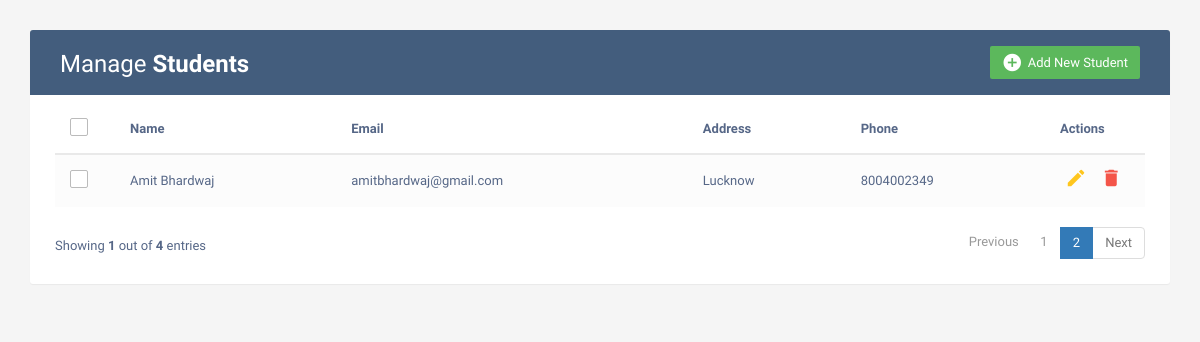
Screenshot of /?page=2 with the database file from the repository.
### student_app/models.py (models this page shows, shortened)
class Student(models.Model):
    name=models.CharField(max_length=100)
    email=models.EmailField(max_length=200)
    address=models.CharField(max_length=255)
    phone=models.CharField(max_length=15)
    added_on = models.DateTimeField(auto_now_add=True)
    class Meta:
        verbose_name_plural='Student Table'

### student_management_project/views.py (the view)
# urls.py: path('', home_page,name='home'),
def home_page(request):
    student_data = Student.objects.all()
    paginator = Paginator(student_data, 3)
    page_number = request.GET.get('page')
    students = paginator.get_page(page_number)
    return render(request, 'index.html', {'students': students})

### templates/index.html (shortened to what this page needs)
<!DOCTYPE html>
<html lang="en">
<head>
	<link rel="stylesheet" href="https://maxcdn.bootstrapcdn.com/font-awesome/4.7.0/css/font-awesome.min.css">
	<link rel="stylesheet" href="https://maxcdn.bootstrapcdn.com/bootstrap/3.3.7/css/bootstrap.min.css">
	<link rel="stylesheet" href="/static/css/style.css">
<body>
	<div class="container">
		<div class="table-wrapper">
			<div class="table-title">
				<div class="row">
					<div class="col-sm-6">
						<h2>Manage <b>Students</b></h2>
					</div>
					<div class="col-sm-6">
						<a href="#addEmployeeModal" class="btn btn-success" data-toggle="modal"><i
								class="material-icons">&#xE147;</i> <span>Add New Student</span></a>
					</div>
				</div>
			</div>
			<table class="table table-striped table-hover">
				<thead>
					<tr>
						<th>
							<span class="custom-checkbox">
								<label for="selectAll"></label>
							</span>
						</th>
						<th>Name</th>
						<th>Email</th>
						<th>Address</th>
						<th>Phone</th>
						<th>Actions</th>
					</tr>
				</thead>
				<tbody>
					{% for i in students %}
					<tr>
						<td>
							<span class="custom-checkbox">
								<label for="checkbox1"></label>
							</span>
						</td>
						<td> {{i.name}} </td>
						<td>{{i.email}}</td>
						<td>{{i.address}}</td>
						<td>{{i.phone}}</td>
						<td>
							<a href="#editEmployeeModal{{i.id}}" class="edit" data-toggle="modal"><i
									class="material-icons" data-toggle="tooltip" title="Edit">&#xE254;</i></a>
							<a href="#deleteEmployeeModal{{ i.id }}" class="delete" data-toggle="modal">
								<i class="material-icons" data-toggle="tooltip" title="Delete">&#xE872;</i>
							</a>
						</td>
					</tr>
					{% endfor %}
				</tbody>
			</table>
			<div class="clearfix">
				<div class="hint-text">Showing <b>{{ students|length }}</b> out of <b>{{ students.paginator.count }}</b>
					entries</div>
				<ul class="pagination">
					{% if students.has_previous %}
					<li class="page-item">
						<a href="?page={{ students.previous_page_number }}" class="page-link">Previous</a>
					</li>
					{% else %}
					<li class="page-item disabled">
						<span class="page-link">Previous</span>
					</li>
					{% endif %}
					{% for num in students.paginator.page_range %}
					{% if students.number == num %}
					<li class="page-item active"><span class="page-link">{{ num }}</span></li>
					{% else %}
					<li class="page-item"><a href="?page={{ num }}" class="page-link">{{ num }}</a></li>
					{% endif %}
					{% endfor %}
					{% if students.has_next %}
					<li class="page-item">
						<a href="?page={{ students.next_page_number }}" class="page-link">Next</a>
					</li>
					{% else %}
					<li class="page-item disabled"><span class="page-link">Next</span></li>
					{% endif %}
				</ul>
			</div>
		</div>
	</div>
</body>
</html>

### static/css/style.css (style rules this page uses)
body { color: #566787; background: #f5f5f5; font-family: 'Varela Round', sans-serif; font-size: 13px; }
.table-wrapper { background: #fff; padding: 20px 25px; margin: 30px 0; border-radius: 3px; box-shadow: 0 1px 1px rgba(0,0,0,.05); }
.table-title { padding-bottom: 15px; background: #435d7d; color: #fff; padding: 16px 30px; margin: -20px -25px 10px; border-radius: 3px 3px 0 0; }
.table-title h2 { margin: 5px 0 0; font-size: 24px; }
.table-title .btn { color: #fff; float: right; font-size: 13px; border: none; min-width: 50px; border-radius: 2px; border: none; outline: none !important; margin-left: 10px; }
.table-title .btn i { float: left; font-size: 21px; margin-right: 5px; }
.table-title .btn span { float: left; margin-top: 2px; }
table.table tr th, table.table tr td { border-color: #e9e9e9; padding: 12px 15px; vertical-align: middle; }
table.table tr th:first-child { width: 60px; }
table.table tr th:last-child { width: 100px; }
table.table-striped tbody tr:nth-of-type(odd) { background-color: #fcfcfc; }
table.table td:last-child i { opacity: 0.9; font-size: 22px; margin: 0 5px; }
table.table td a { font-weight: bold; color: #566787; display: inline-block; text-decoration: none; outline: none !important; }
table.table td a.edit { color: #FFC107; }
table.table td a.delete { color: #F44336; }
table.table td i { font-size: 19px; }
.pagination { float: right; margin: 0 0 5px; }
.pagination li a { border: none; font-size: 13px; min-width: 30px; min-height: 30px; color: #999; margin: 0 2px; line-height: 30px; border-radius: 2px !important; text-align: center; padding: 0 6px; }
.hint-text { float: left; margin-top: 10px; font-size: 13px; }
.custom-checkbox { position: relative; }
.custom-checkbox label:before { width: 18px; height: 18px; }
.custom-checkbox label:before { content: ''; margin-right: 10px; display: inline-block; vertical-align: text-top; background: white; border: 1px solid #bbb; border-radius: 2px; box-sizing: border-box; z-index: 2; }

### rows the page displays
Student: name "Amit Bhardwaj", email "amitbhardwaj@gmail.com", address "Lucknow", phone "8004002349"

### other values shown
{{ students|length }} "1"
{{ students.paginator.count }} "4"
{{ num }} "1"
{{ num }} "2"
